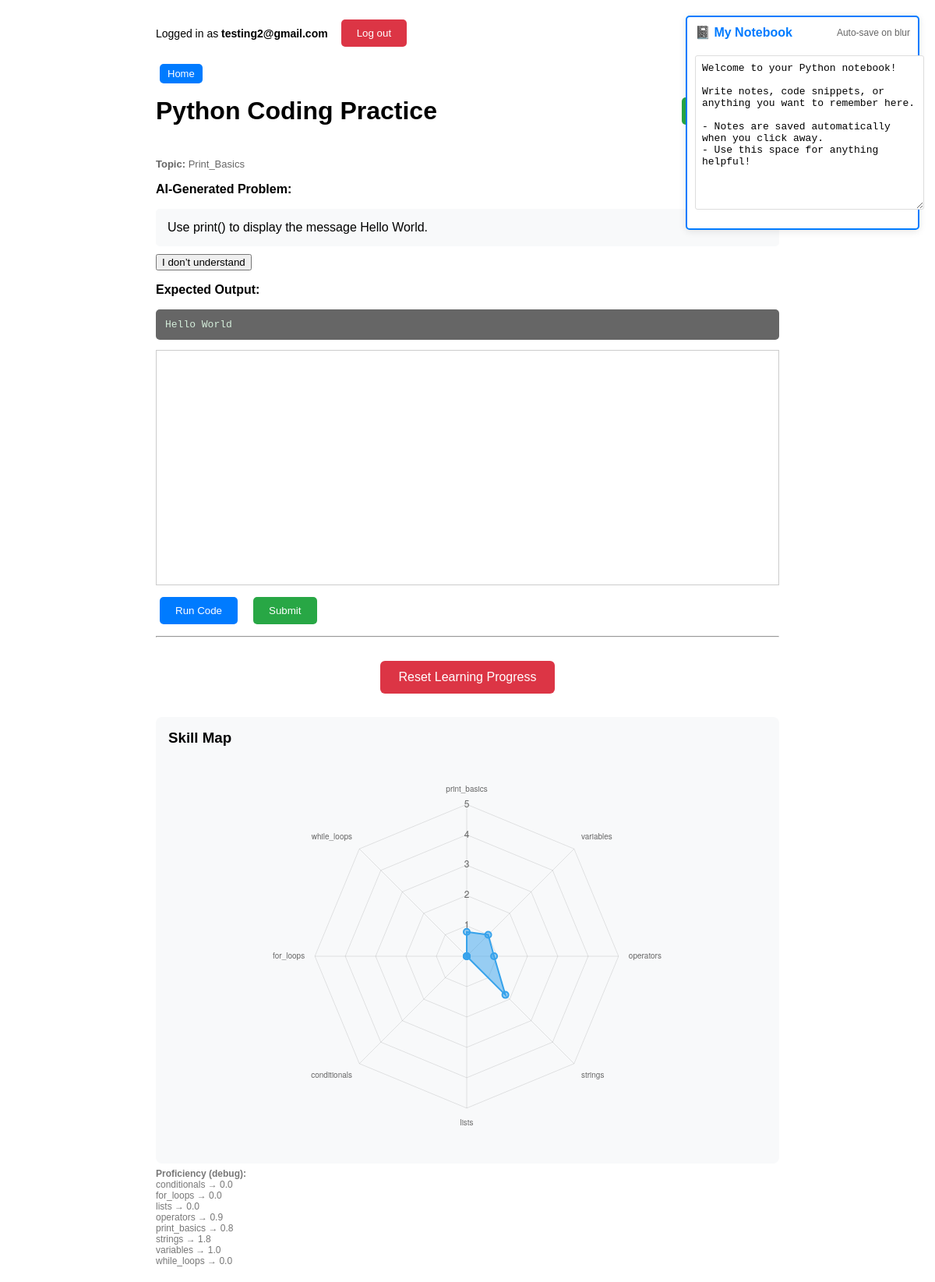
/ai/ (signed in), run on the app's committed database.
### ai_demo/models.py (models this page shows, shortened)
class UserNotebook(models.Model):
    user = models.OneToOneField(
        settings.AUTH_USER_MODEL,
        on_delete=models.CASCADE,
        related_name="notebook",
        primary_key=True
    )
    content = models.TextField(blank=True, default="")
    updated_at = models.DateTimeField(auto_now=True)  # Just to know when it was last saved

class TopicProficiency(models.Model):
    user = models.ForeignKey(
        settings.AUTH_USER_MODEL,
        on_delete=models.CASCADE,
        related_name="topic_proficiencies",
    )
    topic = models.CharField(max_length=64, choices=TOPIC_CHOICES)
    proficiency = models.FloatField(default=0.0)
    last_practiced_at = models.DateTimeField(null=True, blank=True)
    updated_at = models.DateTimeField(auto_now=True)
    class Meta:
        constraints = [
            models.UniqueConstraint(fields=["user", "topic"], name="uniq_user_topic_proficiency")
        ]
        indexes = [
            models.Index(fields=["user", "topic"], name="idx_user_topic_prof"),
            models.Index(fields=["user", "proficiency"], name="idx_user_prof_value"),
        ]

### ai_demo/views.py (the view, shortened to what this page needs)
# urls.py: path('', views.coding_demo, name='coding_demo'),
@login_required
def coding_demo(request):
    ensure_proficiency_rows(request.user)
    days_decayed = apply_decay_if_needed(request.user)
    profs = get_proficiencies(request.user)
    print("DECAY APPLIED:", days_decayed)
    print(connection.vendor)
    ruff_feedback = None
    notebook, created = UserNotebook.objects.get_or_create(
            user=request.user,
            defaults={'content': 'Welcome to your Python notebook!\n\nWrite notes, code snippets, or anything you want to remember here.\n\n- Notes are saved automatically when you click away.\n- Use this space for anything helpful!'}
        )
    result = None
    result_type = None
    user_code = ""
    evaluation_feedback = None
    if request.method == "POST" and (
        "due_run_code" in request.POST or
        "due_submit_code" in request.POST or
        "due_new_problem" in request.POST or
        "due_code" in request.POST
    ):
        request.session["due_practice_open"] = True
    elif request.method == "POST" and (
        "run_code" in request.POST or
        "submit_code" in request.POST or
        "select_topic" in request.POST or
        "new_problem" in request.POST or
        "code" in request.POST
    ):
        request.session["due_practice_open"] = False
    if USE_SM2:
        sr_map = get_sr_map_db(request.user)
        recommended_topic = pick_recommended_topic(sr_map)
    else:
        sr_map = {}
        profs = get_proficiencies(request.user)
    if request.method == "POST" and "new_problem" in request.POST:
        request.session.pop("current_problem_json", None)
        request.session.pop("show_explanation", None)
        request.session.pop("active_topic", None)
        request.session.pop("current_problem_awarded", None)
    active_topic = request.session.get("active_topic")
    if not active_topic:
        active_topic = choose_next_topic(request.user, profs)
        request.session["active_topic"] = active_topic
    selected_topic = active_topic
    recommended_topic = active_topic
    if "current_problem_json" not in request.session:
        problem_json = generate_problem_with_solution(selected_topic, profs)
        request.session["current_problem_json"] = problem_json
        request.session["current_problem_awarded"] = False
    else:
        problem_json = request.session["current_problem_json"]
    ai_problem = problem_json.get("problem", "")
    expected_output = problem_json.get("expected_output", "")
    lesson = problem_json.get("lesson", "")
    explanation = problem_json.get("explanation", "")
    if request.method == "POST" and "i_dont_understand" in request.POST:
        request.session["show_explanation"] = True
    show_explanation = bool(request.session.get("show_explanation", False))
    if USE_SM2:
        now = timezone.now()
        fast_mode = os.getenv("SR_FAST_MODE") == "1"
        soon_delta = timedelta(seconds=90) if fast_mode else timedelta(days=2)
        due_now, due_soon, due_later = [], [], []
        for topic, state in sr_map.items():
            due_dt = parse_due(state["due"])
            item = {"topic": topic, "state": state}
            if due_dt <= now:
                due_now.append(item)
            elif due_dt <= now + soon_delta:
                due_soon.append(item)
            else:
                due_later.append(item)
        due_practice_topic = None
        due_practice_problem = None
        due_user_code = ""
        due_result = None
        due_evaluation_feedback = None
        if due_now:
            new_due_topic = due_now[0]["topic"]
            due_practice_topic = request.session.get("due_practice_topic")
            if due_practice_topic != new_due_topic:
                due_practice_topic = new_due_topic
                request.session["due_practice_topic"] = due_practice_topic
                request.session.pop("due_practice_problem", None)
                request.session.pop("due_practice_expected", None)
            if request.method == "POST" and "due_new_problem" in request.POST:
                request.session.pop("due_practice_problem", None)
                request.session.pop("due_practice_expected", None)
            if "due_practice_problem" not in request.session or "due_practice_expected" not in request.session:
                problem_json_due = generate_problem_with_solution(due_practice_topic, profs)
                request.session["due_practice_problem"] = problem_json_due.get("problem", "")
                request.session["due_practice_expected"] = problem_json_due.get("expected_output", "")
            due_practice_problem = request.session["due_practice_problem"]
            if request.method == "POST" and ("due_run_code" in request.POST or "due_submit_code" in request.POST):
                due_user_code = request.POST.get("due_code", "")
                correct, output, stderr = check_user_code(due_user_code, request.session["due_practice_expected"])
                if "due_run_code" in request.POST:
                    due_result = f"Output:\n{output}"
                elif "due_submit_code" in request.POST:
                    grade = 5 if correct else 1
                    sr_map[due_practice_topic] = sm2_update_state(sr_map[due_practice_topic], grade, fast_mode)
                    save_topic_state_db(request.user, due_practice_topic, sr_map[due_practice_topic])
                    due_result = "Correct!" if correct else "Incorrect"
                    if not correct:
                        due_evaluation_feedback = generate_hint_openai(
                            problem=due_practice_problem,
                            expected_output=request.session["due_practice_expected"],
                            code=due_user_code,
                            stdout=output,
                            stderr=stderr,
                            correct=correct,
                        )
                    request.session.pop("due_practice_problem", None)
                    request.session.pop("due_practice_expected", None)
        due_practice_open = bool(request.session.get("due_practice_open", False))
    else:
        due_now, due_soon, due_later = [], [], []
        due_practice_topic = None
        due_practice_problem = None
        due_user_code = ""
        due_result = None
        due_evaluation_feedback = None
        due_practice_open = False
    proficiency_debug = (
        TopicProficiency.objects
        .filter(user=request.user)
        .order_by("topic")
    )
    profs = get_proficiencies(request.user)
    chart_labels = ALL_TOPICS
    chart_values = [float(profs.get(topic, 0.0)) for topic in chart_labels]
    return render(request, "coding_demo.html", {
        "result": result,
        "user_code": user_code,
        "ai_problem": ai_problem,
        "topics": TOPICS,
        "selected_topic": selected_topic,
        "recommended_topic": recommended_topic,
        "evaluation_feedback": evaluation_feedback,
        "sr_map": sr_map,
        "due_now": due_now,
        "due_soon": due_soon,
        "due_later": due_later,
        "due_practice_topic": due_practice_topic,
        "due_practice_problem": due_practice_problem,
        "due_user_code": due_user_code,
        "due_result": due_result,
        "due_evaluation_feedback": due_evaluation_feedback,
        "due_practice_open": due_practice_open,
        "days_decayed": days_decayed,
        "proficiency_debug": proficiency_debug,
        "lesson": lesson,
        "explanation": explanation,
        "show_explanation": show_explanation,
        "expected_output": expected_output,
        "notebook_content": notebook.content,
        "ruff_feedback": ruff_feedback,
        "current_problem_awarded": request.session.get("current_problem_awarded", False),
        "result_type": result_type,
        "chart_labels": chart_labels,
        "chart_values": chart_values,
    })

### ai_demo/templates/coding_demo.html (shortened to what this page needs)
<!DOCTYPE html>
<html>
    <head>
</head>
<body>
    <div class="header" style="justify-content: space-between;">
        <div style="display: flex; align-items: center; gap: 12px;">
            {% if user.is_authenticated %}
                <span style="font-size: 14px;">
                    Logged in as <strong>{{ user.username }}</strong>
                </span>
                <form method="POST" action="/accounts/logout/">
                    <button type="submit"
                            class="btn"
                            style="background:#dc3545;">
                        Log out
                    </button>
                </form>
            {% else %}
                <a href="/accounts/login/" class="btn run-code-btn">
                    Log in
                </a>
            {% endif %}
        </div>
    </div>
    <a href="/" class="btn run-code-btn" style="padding: 5px 10px; font-size: 13px;">Home</a>
    <div id="notebook-section" style="position: fixed; top: 20px; right: 20px; width: 300px; z-index: 1000;">
        <div style="background: white; border: 2px solid #007bff; border-radius: 5px; padding: 10px; box-shadow: 0 2px 10px rgba(0,0,0,0.1);">
            <div style="display: flex; justify-content: space-between; align-items: center; margin-bottom: 10px;">
                <h4 style="margin: 0; color: #007bff;">📓 My Notebook</h4>
                <span id="notebook-save-status" style="font-size: 12px; color: #666;">Auto-save on blur</span>
            </div>
            <textarea
                    id="notebook-textarea"
                    rows="12"
                    style="width: 100%; font-family: monospace; font-size: 13px; padding: 8px; border: 1px solid #ddd; border-radius: 3px; resize: vertical;"
                    placeholder="Write your Python notes here..."
            >{{ notebook_content|default:"" }}</textarea>
        </div>
    </div>
    <div class="header">
        <h1>Python Coding Practice</h1>
        <form method="POST" style="display: inline;">
            <button type="submit" name="new_problem" class="btn new-problem-btn">
            </button>
        </form>
    </div>
    <div style="font-size: 13px; color: #666; margin-bottom: 6px;">
        <strong>Topic:</strong> {{ selected_topic|title }}
      </div>
    <div class="problem-section">
        <p><strong>AI-Generated Problem:</strong></p>
        <div style="background: #f8f9fa; padding: 15px; border-radius: 5px; margin: 10px 0;">
            {{ ai_problem }}
        </div>
    </div>
    <form method="post" style="display:inline;">
        <button type="submit" name="i_dont_understand" value="1">
            I don’t understand
        </button>
    </form>
    <div class="expected-output-section">
        <p><strong>Expected Output:</strong></p>
        <pre style="
            background: #666;
            color: #d4edda;
            padding: 12px;
            border-radius: 5px;
            overflow-x: auto;
            white-space: pre-wrap;
        ">{{ expected_output }}</pre>
    </div>
    <form method="POST" onsubmit="syncEditor()">
        <div id="editor" style="height: 300px; border: 1px solid #ccc;"></div>
        <div class="button-group">
            <button type="submit" name="run_code" class="btn run-code-btn">Run Code</button>
            <button type="submit" name="submit_code" class="btn new-problem-btn" {% if current_problem_awarded %}disabled {% endif %}>Submit</button>
        </div>
    </form>
    <hr>
<form method="POST" style="text-align: center; margin-top: 30px;">
    <button type="submit"
            name="reset_progress"
            style="
                background-color: #dc3545;
                color: white;
                padding: 12px 24px;
                border: none;
                border-radius: 6px;
                font-size: 16px;
                cursor: pointer;
            ">
        Reset Learning Progress
    </button>
</form>
        <div style="margin-top: 30px; background: #f8f9fa; padding: 16px; border-radius: 8px;">
            <h3 style="margin-top: 0;">Skill Map</h3>
            <div style="max-width: 500px; margin: 0 auto; height: 500px;">
                <canvas id="proficiencyRadar"></canvas>
            </div>
        </div>
    {% if proficiency_debug %}
      <div style="font-size: 12px; color: #777; margin-top: 6px;">
        <strong>Proficiency (debug):</strong><br>
        {% for p in proficiency_debug %}
            {{ p.topic }} → {{ p.proficiency }}<br>
        {% endfor %}
    </div>
    {% endif %}
    <script>
        window.proficiencyChart = null;
        function getCurrentChartValues() {
            const valuesEl = document.getElementById('chart-values');
            if (!valuesEl) return [];
            try {
                return JSON.parse(valuesEl.textContent);
            } catch (e) {
                return [];
            }
        }
    </script>
    <script>
    document.addEventListener('DOMContentLoaded', function () {
        const chartCanvas = document.getElementById('proficiencyRadar');
        if (!chartCanvas || typeof Chart === 'undefined') return;
        const labels = JSON.parse(document.getElementById('chart-labels').textContent);
        const newValues = JSON.parse(document.getElementById('chart-values').textContent);
        let startValues = newValues;
        const storedOldValues = sessionStorage.getItem('oldChartValues');
        const shouldAnimate = sessionStorage.getItem('animateChart') === '1';
        if (shouldAnimate && storedOldValues) {
            try {
                const parsed = JSON.parse(storedOldValues);
                if (Array.isArray(parsed) && parsed.length === newValues.length) {
                    startValues = parsed;
                }
            } catch (e) {}
        }
        window.proficiencyChart = new Chart(chartCanvas, {
            type: 'radar',
            data: {
                labels: labels,
                datasets: [{
                    label: 'Topic Proficiency',
                    data: startValues,
                    fill: true,
                    borderWidth: 2,
                    pointRadius: 4
                }]
            },
            options: {
                responsive: true,
                maintainAspectRatio: false,
                animation: {
                    duration: 800
                },
                scales: {
                    r: {
                        min: 0,
                        max: 5,
                        ticks: {
                            stepSize: 1,
                            backdropColor: 'transparent'
                        }
                    }
                },
                plugins: {
                    legend: {
                        display: false
                    }
                }
            }
        });
        if (shouldAnimate) {
            setTimeout(() => {
                window.proficiencyChart.data.datasets[0].data = newValues;
                window.proficiencyChart.update();
                sessionStorage.removeItem('animateChart');
                sessionStorage.removeItem('oldChartValues');
            }, 50);
        }
    });
</script>
</body>
</html>

### data on the page
UserNotebook: content "Welcome to your Python notebook! Write notes, code snippets, or anything you want to remember here. - Notes are saved automatically when you click away. - Use this space for anything helpful!"
TopicProficiency: topic "Print_Basics", topic "print_basics", proficiency "0.8"
TopicProficiency: topic "conditionals", proficiency "0.0"
TopicProficiency: topic "for_loops", proficiency "0.0"
TopicProficiency: topic "lists", proficiency "0.0"
TopicProficiency: topic "operators", proficiency "0.9"
TopicProficiency: topic "strings", proficiency "1.8"
TopicProficiency: topic "variables", proficiency "1.0"
TopicProficiency: topic "while_loops", proficiency "0.0"

### other printed values
{{ user.username }} "testing2@gmail.com"
{{ ai_problem }} "Use print() to display the message Hello World."
{{ expected_output }} "Hello World"
